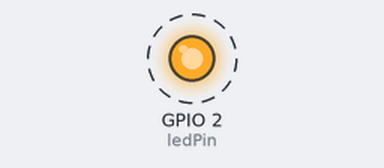
Bench run of a program on a simulated ESP32. On the bench: output pins drawn as LEDs (lit = HIGH). Dashed ring = blinking. What the program prints to the serial monitor is not drawn.

Above: at 0.5 s.
Timing chart, 0 to 4.6 s (numbered marks = the images above):
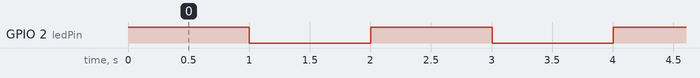

Measured:
- by itself, GPIO 2 (ledPin): alternates HIGH for 1.0 s and LOW for 1.0 s

The program:

main.cpp
```cpp
#include <Arduino.h>


const int ledPin = 2; // GPIO2
SemaphoreHandle_t semaphore;


void taskEncender(void *parameter) {
  for (;;) {
    xSemaphoreTake(semaphore, portMAX_DELAY);
    digitalWrite(ledPin, HIGH);
    Serial.println("LED Encendido");
    vTaskDelay(1000 / portTICK_PERIOD_MS);
    xSemaphoreGive(semaphore);
    vTaskDelay(10); // petita espera per assegurar l'alternança
  }
}


void taskApagarLED(void *parameter) {
  for (;;) {
    if(xSemaphoreTake(semaphore, portMAX_DELAY) == pdTRUE) {
      digitalWrite(ledPin, LOW);
      Serial.println("LED Apagado");
      vTaskDelay(1000 / portTICK_PERIOD_MS);
      xSemaphoreGive(semaphore);
      vTaskDelay(10); // petita espera per assegurar l'alternança
    }
  }
}


void setup() {
  Serial.begin(115200);
  pinMode(ledPin, OUTPUT);


  semaphore = xSemaphoreCreateBinary();
  xSemaphoreGive(semaphore); // inicialment disponible


  xTaskCreate(taskEncender, "Tarea Enciende LED", 2048, NULL, 1, NULL);
  xTaskCreate(taskApagarLED, "Tarea Apaga LED", 2048, NULL, 1, NULL);
}


void loop() {
  // loop buit
}
```
